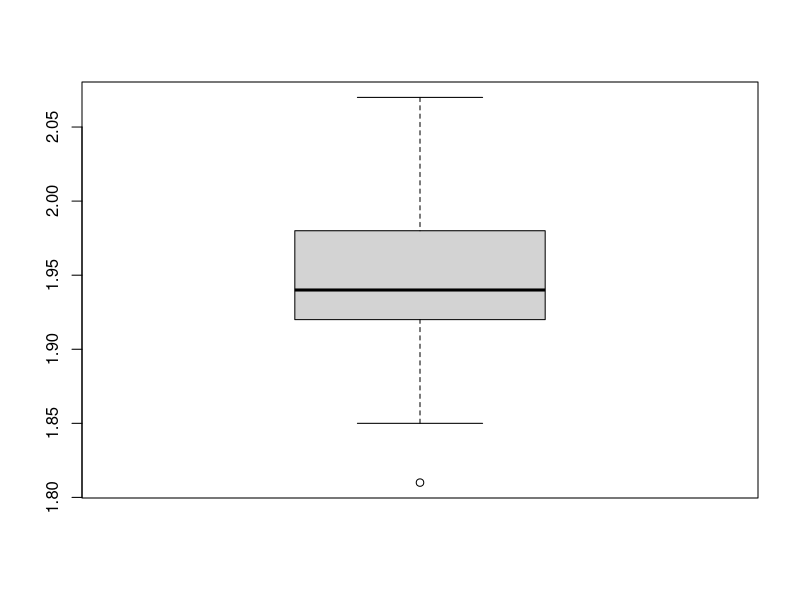

Source code (R):
x=c(1.81, 1.97, 1.93, 1.97, 1.85, 1.99, 1.95, 1.93, 1.85, 1.87, 1.98, 1.93, 1.96, 2.02, 2.07,1.92, 1.99, 1.93)

n= length(x)
n

media=mean(x)
std=sd(x)
media
std

tmin=qt(.005,n-1)
tmax=qt(.995,n-1)
tmin
tmax

media+tmin*std/sqrt(n)
media+tmax*std/sqrt(n)

(n-1)*var(x)/qchisq(.005,n-1)
(n-1)*var(x)/qchisq(.995,n-1)

boxplot(x)

